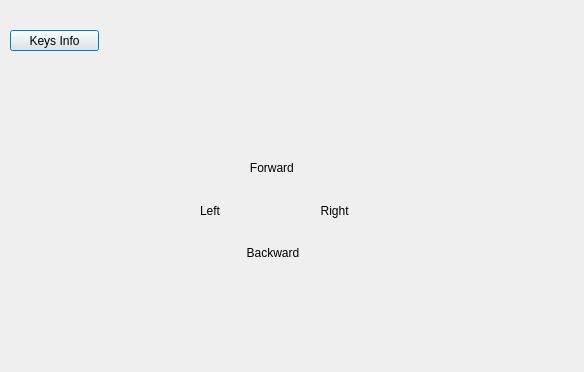
<?xml version="1.0" encoding="UTF-8"?>
<ui version="4.0">
 <class>Manual_Window</class>
 <widget class="QDialog" name="Manual_Window">
  <property name="geometry">
   <rect>
    <x>0</x>
    <y>0</y>
    <width>584</width>
    <height>372</height>
   </rect>
  </property>
  <property name="windowTitle">
   <string>Dialog</string>
  </property>
  <widget class="QPushButton" name="info_button">
   <property name="geometry">
    <rect>
     <x>10</x>
     <y>30</y>
     <width>89</width>
     <height>21</height>
    </rect>
   </property>
   <property name="text">
    <string>Keys Info</string>
   </property>
  </widget>
  <widget class="QWidget" name="">
   <property name="geometry">
    <rect>
     <x>200</x>
     <y>150</y>
     <width>161</width>
     <height>121</height>
    </rect>
   </property>
   <layout class="QVBoxLayout" name="verticalLayout">
    <item>
     <widget class="QLabel" name="forward_label">
      <property name="text">
       <string>               Forward</string>
      </property>
     </widget>
    </item>
    <item>
     <layout class="QHBoxLayout" name="horizontalLayout">
      <item>
       <widget class="QLabel" name="left_label">
        <property name="text">
         <string>Left</string>
        </property>
       </widget>
      </item>
      <item>
       <widget class="QLabel" name="right_label">
        <property name="text">
         <string>           Right</string>
        </property>
       </widget>
      </item>
     </layout>
    </item>
    <item>
     <widget class="QLabel" name="back_label">
      <property name="text">
       <string>              Backward</string>
      </property>
     </widget>
    </item>
   </layout>
  </widget>
 </widget>
 <resources/>
 <connections/>
</ui>
